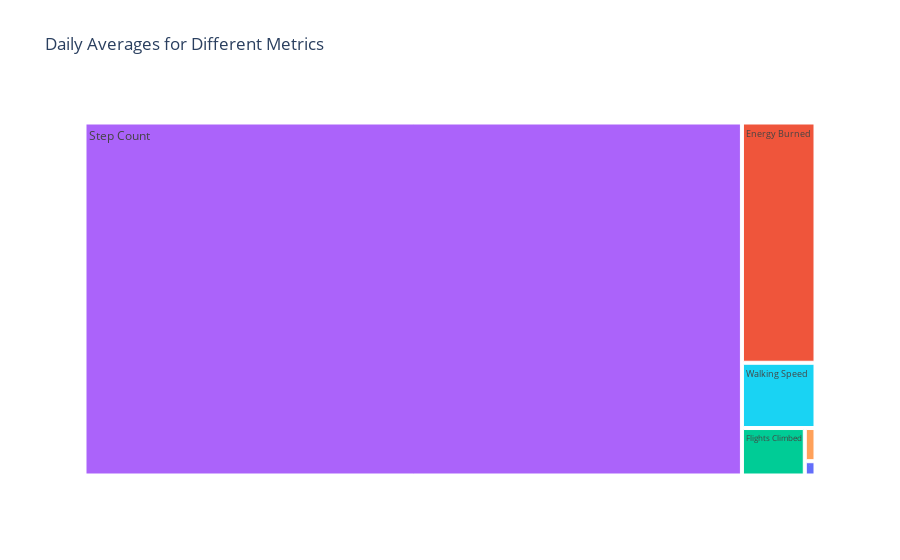

The cell this chart's notebook holds for it:
### Code cell
fig = px.treemap(daily_avg_metrics_melted,
                 path=["variable"],
                 values="value",
                 color="variable",
                 hover_data=["value"],
                 title="Daily Averages for Different Metrics")
fig.show()

### Figure 1 — Plotly figure (JSON) as saved in the notebook; plotly's stock layout.template omitted (floating-point values rounded to 4 significant figures)
{"data": [{"branchvalues": "total", "customdata": [[1.536, "Distance"], [177.4, "Energy Burned"], [29.95, "Flights Climbed"], [2329.0, "Step Count"], [3.566, "Walking Double Support Percentage"], [48.2, "Walking Speed"]], "domain": {"x": [0, 1], "y": [0, 1]}, "hovertemplate": "labels=%{label}<br>value=%{customdata[0]}<br>parent=%{parent}<br>id=%{id}<br>variable=%{customdata[1]}<extra></extra>", "ids": ["Distance", "Energy Burned", "Flights Climbed", "Step Count", "Walking Double Support Percentage", "Walking Speed"], "labels": ["Distance", "Energy Burned", "Flights Climbed", "Step Count", "Walking Double Support Percentage", "Walking Speed"], "marker": {"colors": ["#636efa", "#EF553B", "#00cc96", "#ab63fa", "#FFA15A", "#19d3f3"]}, "name": "", "parents": ["", "", "", "", "", ""], "type": "treemap", "values": [1.536, 177.4, 29.95, 2329.0, 3.566, 48.2]}], "layout": {"legend": {"tracegroupgap": 0}, "title": {"text": "Daily Averages for Different Metrics"}}}
